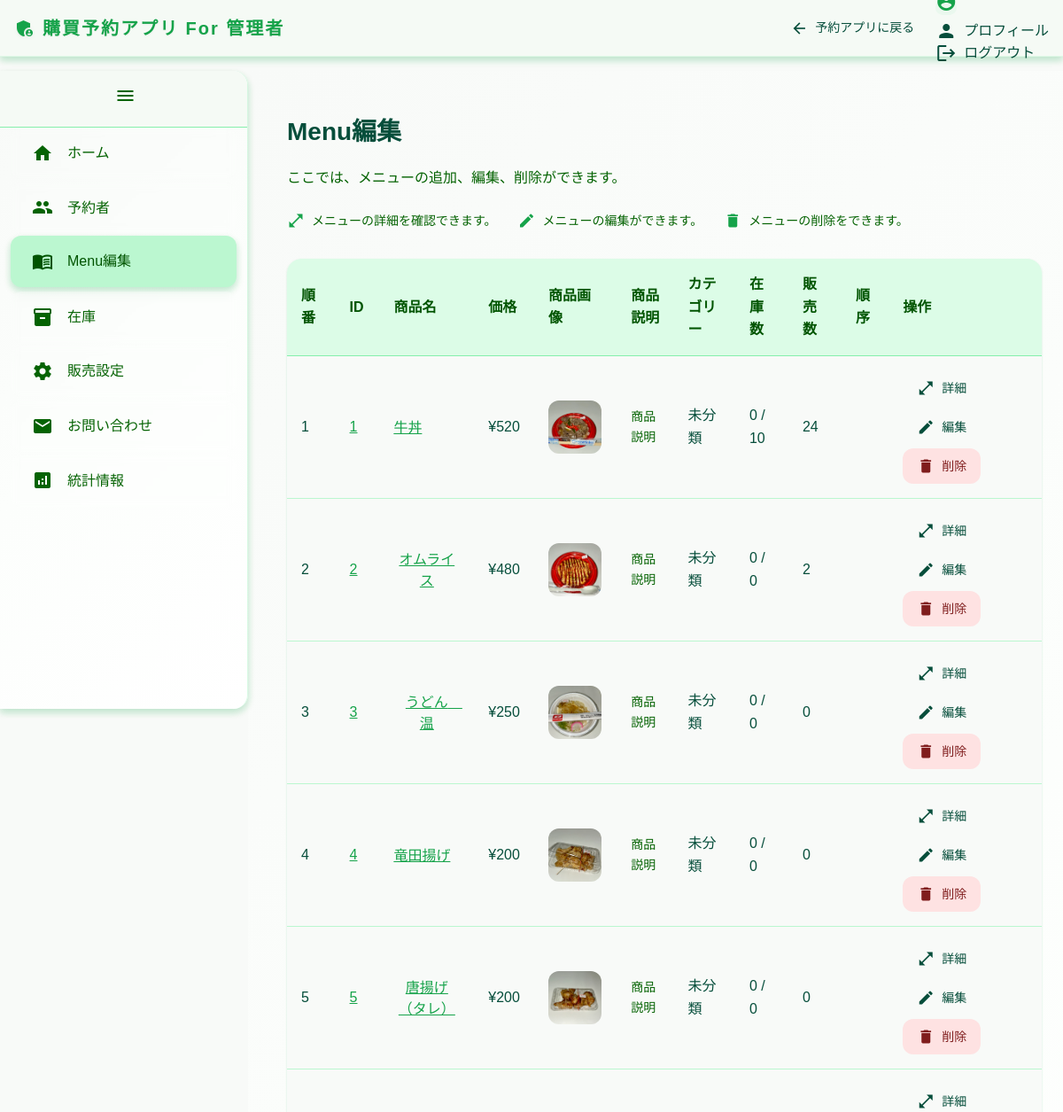
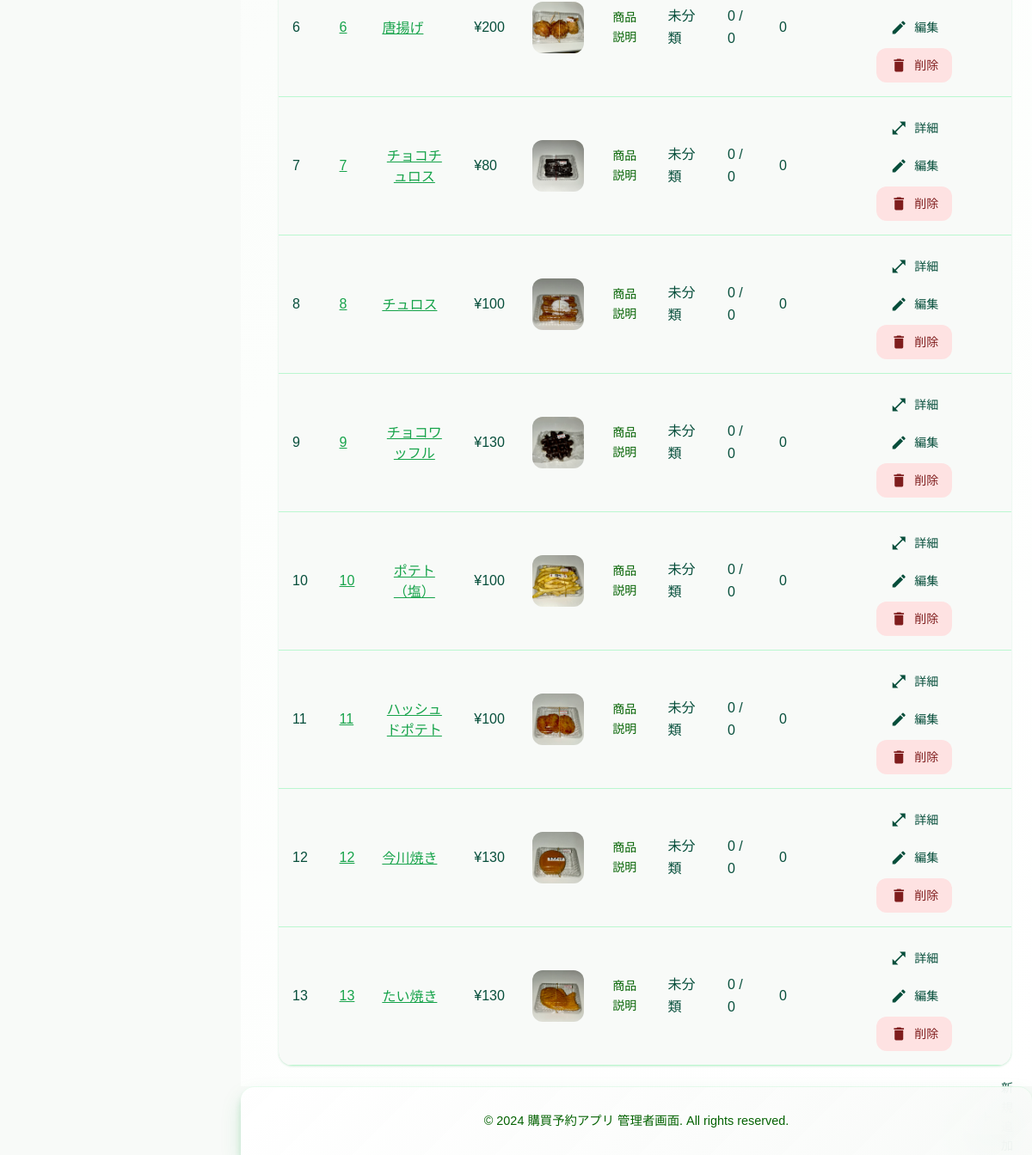
Page /admin/menu/edit (signed in) on the committed database (2 pictures, top to bottom).
### kobuy_app/models/models.py (models this page shows, shortened)
class Stock(db.Model):
    __tablename__ = 'stock'
    id = db.Column(db.Integer, db.ForeignKey('menu.id'), primary_key=True)
    today_stock_limit = db.Column(db.Integer)
    today_stock = db.Column(db.Integer)
    menu_item = db.relationship('Menu', foreign_keys=[id])

class Menu(db.Model):
    __tablename__ = 'menu'
    id = db.Column(db.Integer, primary_key=True)
    orders = db.Column(db.Integer, nullable=False, default=0)
    productname = db.Column(db.String(255))
    price = db.Column(db.String(255))
    buy_cnt = db.Column(db.Integer) # 購入された回数
    explanation = db.Column(db.String(255))
    product_image = db.Column(db.String(255))
    category_id = db.Column(db.Integer, db.ForeignKey('menu_category.id'))

### kobuy_app/views.py (the view)
@app.route("/admin/menu/edit")
@login_required
@admin_required
def menu_edit():
    data = current_webdata("メニュー編集")
    menu=Menu.query.order_by(Menu.orders).all()
    stock = Stock.query.all()
    menu_categorys = Menu_category.query.all()
    if request.headers.get('X-Requested-With') == 'XMLHttpRequest':
        return render_template("admin/menu_main_edit.html", menu=menu, data=data, stock=stock, menu_categorys=menu_categorys)
    return render_template("admin/menu_main_edit.html", menu=menu, data=data, stock=stock, menu_categorys=menu_categorys)

### kobuy_app/__init__.py (called while the page is built)
@login_manager.user_loader
def load_user(user_id):
    return User.query.get(int(user_id))

def admin_required(f):
    @wraps(f)
    def decorated_function(*args, **kwargs):
        if not current_user.is_authenticated or not current_user.has_role("admin"):
            flash("permission denied", "error")
            return redirect("/")
        return f(*args, **kwargs)
    return decorated_function

def login_required(func):
    @wraps(func)
    def decorated_view(*args, **kwargs):
        if request.method in EXEMPT_METHODS or current_app.config.get("LOGIN_DISABLED"):
            pass
        elif not current_user.is_authenticated:
            flash("このページにアクセスするにはログインしてください", "error")
            return current_app.login_manager.unauthorized()
        if callable(getattr(current_app, "ensure_sync", None)):
            return current_app.ensure_sync(func)(*args, **kwargs)
        return func(*args, **kwargs)
    return decorated_view

### kobuy_app/models/models.py (called while the page is built)
    def has_role(self, role_name):
        return role_name in [role.name for role in self.roles]

    def __repr__(self):
        return f'<Role {self.name}>'

### kobuy_app/views.py (called while the page is built, shortened)
def current_webdata(webtitle: str) -> dict:
    if current_user.is_authenticated:
        data = {
            "webtitle": webtitle,
            "current_user_id": current_user.id,
            "current_user_email": current_user.email,
            "current_user_lastname": current_user.lastname,
            "current_user_firstname": current_user.firstname,
            "current_user_grade": current_user.grade,
            "current_user_cls": current_user.cls,
            "current_user_num": current_user.num,
            "role": str(current_user.roles)
        }
    return data

### kobuy_app/templates/admin/menu_main_edit.html (shortened to what this page needs)
{% extends "admin_layout.html" %}
{% block content %}
<div class="menu-edit-container">
    <div class="page-header">
        <h2>Menu編集</h2>
        <p class="page-description">
            ここでは、メニューの追加、編集、削除ができます。
        </p>
        <div class="action-guide">
            <div class="guide-item">
                <span class="material-icons">open_in_full</span>
                <span>メニューの詳細を確認できます。</span>
            </div>
            <div class="guide-item">
                <span class="material-icons">edit</span>
                <span>メニューの編集ができます。</span>
            </div>
            <div class="guide-item">
                <span class="material-icons">delete</span>
                <span>メニューの削除をできます。</span>
            </div>
        </div>
    </div>
    <div class="table-container">
        <table class="table">
            <thead>
                <tr>
                    <th>順番</th>
                    <th>ID</th>
                    <th>商品名</th>
                    <th>価格</th>
                    <th>商品画像</th>
                    <th>商品説明</th>
                    <th>カテゴリー</th>
                    <th>在庫数</th>
                    <th>販売数</th>
                    <th>順序</th>
                    <th>操作</th>
                </tr>
            </thead>
            <tbody>
                {% for menu in menu %}
                {% for stock in stock %}
                {% if menu.id == stock.id %}
                <tr data-product-id="{{ menu.id }}">
                    <td>{{ loop.index }}</td>
                    <td>
                        <button class="detail-btn" onclick="showProductDetail({{ menu.id }})">
                            {{ menu.id }}
                        </button>
                    </td>
                    <td>
                        <button class="product-btn" onclick="showProductDetail({{ menu.id }})">
                            {{ menu.productname }}
                        </button>
                    </td>
                    <td>¥{{ menu.price }}</td>
                    <td>
                        {% if menu.product_image %}
                        <div class="product-image-preview">
                            <img src="{{ url_for('static', filename=menu.product_image) }}"
                                 alt="{{ menu.productname }}"
                                 onclick="showProductDetail({{ menu.id }})">
                        </div>
                        {% else %}
                        <span class="no-image">画像なし</span>
                        {% endif %}
                    </td>
                    <td>
                        <div class="description-preview">
                            {{ menu.explanation[:50] }}{% if menu.explanation|length > 50 %}...{% endif %}
                        </div>
                    </td>
                    <td>{{ menu.category.category if menu.category else '未分類' }}</td>
                    <td>
                        <span class="stock-value">{{ stock.today_stock }}</span> / {{ stock.today_stock_limit }}
                    </td>
                    <td>{{ menu.buy_cnt }}</td>
                    <td>{{ menu.order }}</td>
                    <td>
                        <div class="action-buttons">
                            <md-filled-tonal-button onclick="showProductDetail({{ menu.id }})" class="action-btn">
                                <span slot="icon" class="material-icons">open_in_full</span>
                                詳細
                            </md-filled-tonal-button>
                            <md-filled-tonal-button href="/admin/menu/edit/{{ menu.id }}" class="action-btn">
                                <span slot="icon" class="material-icons">edit</span>
                                編集
                            </md-filled-tonal-button>
                            <md-filled-tonal-button onclick="deleteProduct({{ menu.id }})" class="action-btn delete-btn">
                                <span slot="icon" class="material-icons">delete</span>
                                削除
                            </md-filled-tonal-button>
                        </div>
                    </td>
                </tr>
                {% endif %}
                {% endfor %}
                {% endfor %}
            </tbody>
        </table>
    </div>
    <div class="fab-container">
        <md-filled-button href="/admin/menu/new" class="fab-button">
            <span slot="icon" class="material-icons">add</span>
            新規追加
        </md-filled-button>
    </div>
</div>
{% endblock %}

### kobuy_app/templates/admin/menu_main_edit.html (style rules this page uses)
.menu-edit-container { padding: var(--spacing-lg); position: relative; }
.page-header { margin-bottom: var(--spacing-xl); }
.page-header h2 { font-size: 28px; font-weight: 600; color: var(--md-sys-color-on-surface); margin-bottom: var(--spacing-sm); }
.page-description { color: var(--md-sys-color-on-surface-variant); margin-bottom: var(--spacing-lg); }
.action-guide { display: flex; gap: var(--spacing-lg); flex-wrap: wrap; margin-bottom: var(--spacing-lg); }
.guide-item { display: flex; align-items: center; gap: var(--spacing-sm); font-size: 14px; color: var(--md-sys-color-on-surface-variant); }
.guide-item .material-icons { font-size: 20px; color: var(--md-sys-color-primary); }
.table-container { background: var(--md-sys-color-surface-container); border-radius: var(--border-radius-lg); overflow: hidden; box-shadow: var(--shadow-sm); }
.detail-btn, .product-btn { background: none; border: none; color: var(--md-sys-color-primary); text-decoration: underline; cursor: pointer; padding: 0; font-size: inherit; font-family: inherit; }
.product-image-preview { width: 60px; height: 60px; border-radius: var(--border-radius-md); overflow: hidden; cursor: pointer; transition: transform var(--transition-fast); }
.product-image-preview img { width: 100%; height: 100%; object-fit: cover; }
.description-preview { max-width: 200px; color: var(--md-sys-color-on-surface-variant); font-size: 14px; }
.action-buttons { display: flex; gap: var(--spacing-xs); flex-wrap: wrap; }
.action-btn { font-size: 12px; height: 32px; padding: 0 var(--spacing-sm); }
.delete-btn { background-color: var(--md-sys-color-error-container); color: var(--md-sys-color-on-error-container); }
.fab-container { position: fixed; bottom: var(--spacing-lg); right: var(--spacing-lg); z-index: 1000; }
.fab-button { border-radius: 50%; width: 56px; height: 56px; box-shadow: var(--shadow-lg); transition: all var(--transition-fast); }

### rows in the picture
Menu: id "1", productname "牛丼", price "520", explanation "商品説明", buy_cnt "24"
Stock: product_image (picture), category "未分類", today_stock "0", today_stock_limit "10"
Menu: id "2", productname "オムライス", price "480", explanation "商品説明", buy_cnt "2"
Stock: product_image (picture), category "未分類", today_stock "0", today_stock_limit "0"
Menu: id "3", productname "うどん 温", price "250", explanation "商品説明", buy_cnt "0"
Stock: product_image (picture), category "未分類", today_stock "0", today_stock_limit "0"
Menu: id "4", productname "竜田揚げ", price "200", explanation "商品説明", buy_cnt "0"
Stock: product_image (picture), category "未分類", today_stock "0", today_stock_limit "0"
Menu: id "5", productname "唐揚げ（タレ）", price "200", explanation "商品説明", buy_cnt "0"
Stock: product_image (picture), category "未分類", today_stock "0", today_stock_limit "0"
Menu: id "6", productname "唐揚げ", price "200", explanation "商品説明", buy_cnt "0"
Stock: product_image (picture), category "未分類", today_stock "0", today_stock_limit "0"
Menu: id "7", productname "チョコチュロス", price "80", explanation "商品説明", buy_cnt "0"
Stock: product_image (picture), category "未分類", today_stock "0", today_stock_limit "0"
Menu: id "8", productname "チュロス", price "100", explanation "商品説明", buy_cnt "0"
Stock: product_image (picture), category "未分類", today_stock "0", today_stock_limit "0"
Menu: id "9", productname "チョコワッフル", price "130", explanation "商品説明", buy_cnt "0"
Stock: product_image (picture), category "未分類", today_stock "0", today_stock_limit "0"
Menu: id "10", productname "ポテト（塩）", price "100", explanation "商品説明", buy_cnt "0"
Stock: product_image (picture), category "未分類", today_stock "0", today_stock_limit "0"
Menu: id "11", productname "ハッシュドポテト", price "100", explanation "商品説明", buy_cnt "0"
Stock: product_image (picture), category "未分類", today_stock "0", today_stock_limit "0"
Menu: id "12", productname "今川焼き", price "130", explanation "商品説明", buy_cnt "0"
Stock: product_image (picture), category "未分類", today_stock "0", today_stock_limit "0"
Menu: id "13", productname "たい焼き", price "130", explanation "商品説明", buy_cnt "0"
Stock: product_image (picture), category "未分類", today_stock "0", today_stock_limit "0"
